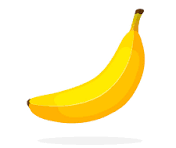
#> input picture Banana.jpg, 176 x 148 px, found by its file name
$ jupyter execute Fruit_Guess_Predict.ipynb
#> lines starting #> are read from the running program, lines starting #| are printed output that depends on the picture
[cell 1]
import numpy as np
import pandas as pd
import cv2

[cell 2]
image_banana = cv2.imread(".\\Banana\\Banana.jpg")
#> image_banana is the input picture: shape (148, 176, 3); mean B, G, R 207.7, 244.9, 254.1
image_banana2 = cv2.imread(".\\Banana\\Banana2.jpg")
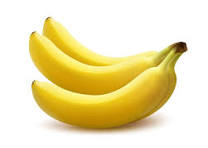
#> input picture Banana2.jpg, 208 x 148 px, found by its file name
#> image_banana2 is the input picture: shape (148, 208, 3); mean B, G, R 180, 227.5, 239.7
image_apple = cv2.imread(".\\Apple\\Apple.jpg")
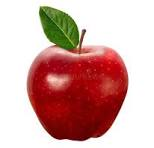
#> input picture Apple.jpg, 154 x 148 px, found by its file name
#> image_apple is the input picture: shape (148, 154, 3); mean B, G, R 164.6, 169.3, 210.7
image_orange = cv2.imread(".\\Orange\\Orange.jpg")
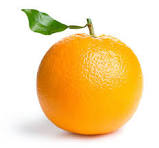
#> input picture Orange.jpg, 159 x 148 px, found by its file name
#> image_orange is the input picture: shape (148, 159, 3); mean B, G, R 161.1, 214.4, 243.8

[cell 3]
banana = cv2.resize(image_banana , (256,256))
banana2 = cv2.resize(image_banana2, (256,256))
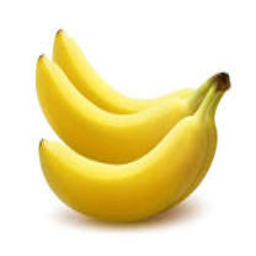
#> banana2: shape (256, 256, 3); mean B, G, R 179.9, 227.4, 239.7
apple = cv2.resize(image_apple , (256,256))
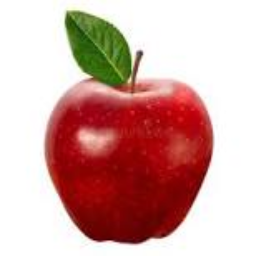
#> apple: shape (256, 256, 3); mean B, G, R 164.5, 169.2, 210.6
orange =cv2.resize(image_orange , (256,256))
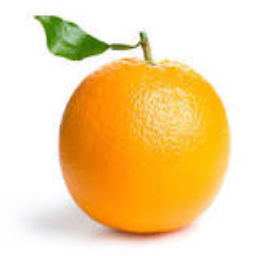
#> orange: shape (256, 256, 3); mean B, G, R 161, 214.3, 243.7

[cell 4]
banana = cv2.calcHist([banana] , [0,1,2],None ,[8,8,8], [0,256,0,256,0,256])
banana2 = cv2.calcHist([banana2] , [0,1,2],None ,[8,8,8], [0,256,0,256,0,256])
apple= cv2.calcHist([apple] , [0,1,2],None ,[8,8,8], [0,256,0,256,0,256])
orange = cv2.calcHist([orange] , [0,1,2],None ,[8,8,8], [0,256,0,256,0,256])

[cell 5]
banana = banana.flatten()
#> banana = 512 values, max 52686 at index 511, min 0 at index 0, mean 128
banana = banana / banana.sum()
#> banana = 512 values, max 0.804 at index 511, min 0 at index 0, mean 0.00195

[cell 6]
banana2 = banana2.flatten()
#> banana2 = 512 values, max 40081 at index 511, min 0 at index 0, mean 128
banana2 = banana2 / banana2.sum()
#> banana2 = 512 values, max 0.612 at index 511, min 0 at index 0, mean 0.00195

[cell 7]
apple = apple.flatten()
#> apple = 512 values, max 38169 at index 511, min 0 at index 0, mean 128
apple = apple / apple.sum()
#> apple = 512 values, max 0.582 at index 511, min 0 at index 0, mean 0.00195

[cell 8]
orange = orange.flatten()
#> orange = 512 values, max 35810 at index 511, min 0 at index 0, mean 128
orange = orange / orange.sum()
#> orange = 512 values, max 0.546 at index 511, min 0 at index 0, mean 0.00195

[cell 9]
dic = {
    "image" : [banana , banana2 , apple , orange],
    "result" : [0,0,1,2]
}

[cell 10]
df = pd.DataFrame(dic)
#> df = table of 4 rows and 2 columns

[cell 11]
x = df["image"]
y = df["result"]

[cell 12]
x = np.vstack(x)
y = np.array(y)
#> y = [0, 0, 1, 2]
x.shape
#> Out = (4, 512)

[cell 13]
from sklearn.model_selection import train_test_split as tts
X_train , X_test , Y_train , Y_test = tts(x , y, test_size=0.2)
#> Y_train = [2, 0, 0]; Y_test = [1]

[cell 14]
X_train.shape
#> Out = (3, 512)

[cell 15]
from sklearn.neural_network import MLPClassifier
model = MLPClassifier(
    hidden_layer_sizes=512,
    activation="relu",
    solver="adam"
)
model.fit(X_train , Y_train)

[cell 16]
from sklearn.metrics import accuracy_score,confusion_matrix

Y_pred = model.predict(X_test)
#> Y_pred = [0]
Y_pred_t = model.predict(X_train)
#> Y_pred_t = [2, 0, 0]

acc_train = accuracy_score(Y_train , Y_pred_t)
#> acc_train = 1
acc_test = accuracy_score(Y_test , Y_pred)
#> acc_test = 0
c = confusion_matrix(Y_test ,Y_pred)
#> c = [[0, 0], [1, 0]]
print(f"Accuracy_Score_Test : {acc_test}\nAccuracy_Score_Train : {acc_train}") , c
#| Accuracy_Score_Test : 0.0
#| Accuracy_Score_Train : 1.0

[cell 17]
import matplotlib.pyplot as plt
import seaborn as sns

# Visualize the confusion matrix
plt.figure(figsize=(8, 6))
sns.heatmap(c, annot=True, fmt='d', cmap='Blues')
plt.title('Confusion Matrix')
plt.xlabel('Predicted Label')
plt.ylabel('True Label')
plt.show()
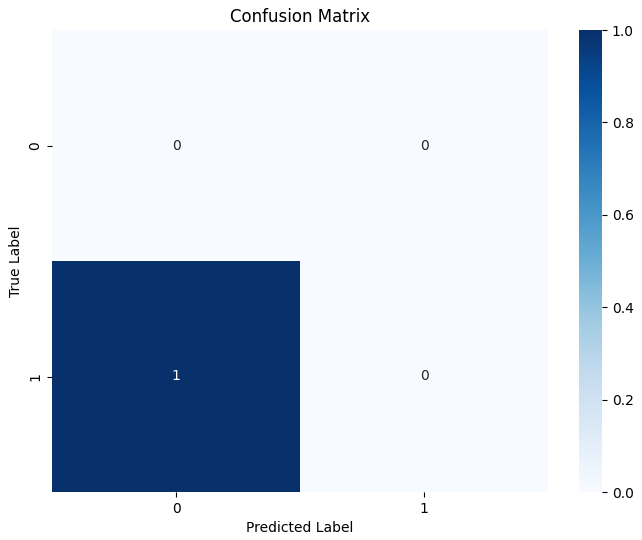
#> figure drawn by matplotlib, 2 panels

[cell 18]
accuracy_scores = {'Train Accuracy': acc_train, 'Test Accuracy': acc_test}
#> accuracy_scores = {'Train Accuracy': 1, 'Test Accuracy': 0}
labels = list(accuracy_scores.keys())
#> labels = ['Train Accuracy', 'Test Accuracy']
values = list(accuracy_scores.values())
#> values = [1, 0]

plt.figure(figsize=(7, 4))
sns.barplot(x=labels, y=values, palette='viridis')
plt.title('Train vs Test Accuracy Scores')
plt.ylabel('Accuracy Score')
plt.ylim(0, 1) # Accuracy scores are between 0 and 1
for index, value in enumerate(values):
    plt.text(index, value + 0.05, f'{value:.2f}', color='black', ha="center")
#> this loop made 2 passes
plt.show()
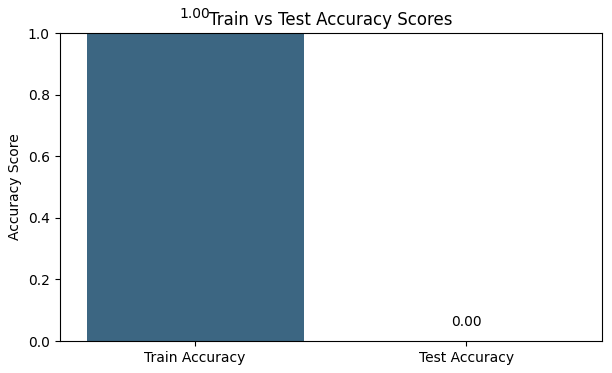
#> figure drawn by matplotlib, 1 panel

[cell 19]
result_image = cv2.imread(".\\Predict.jpg")
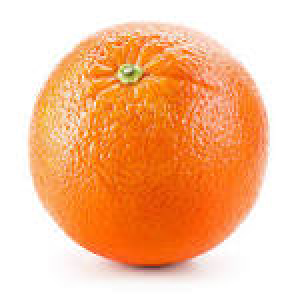
#> input picture Predict.jpg, 148 x 148 px, found by its file name (shown 2 times larger)
#> result_image is the input picture: shape (148, 148, 3); mean B, G, R 148.5, 189.4, 247.1

[cell 20]
result_image= cv2.resize(result_image,(256,256))
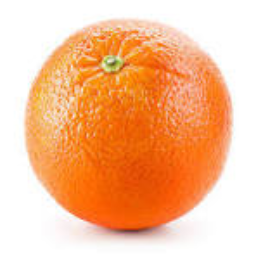
#> result_image: shape (256, 256, 3); mean B, G, R 148.4, 189.3, 247

[cell 21]
r = cv2.calcHist([result_image], [0,1,2], None , [8,8,8] , [0,256,0,256,0,256])

[cell 22]
r = r.flatten()
#> r = 512 values, max 29080 at index 511, min 0 at index 0, mean 128
r = r / r.sum()
#> r = 512 values, max 0.444 at index 511, min 0 at index 0, mean 0.00195

[cell 23]
result = model.predict(r.reshape(1,-1))
#> result = [2]
if result == [0]:
    print("Banana")
elif result ==[1]:
    print("Apple")
elif result ==[2]:
    print("Orange")
